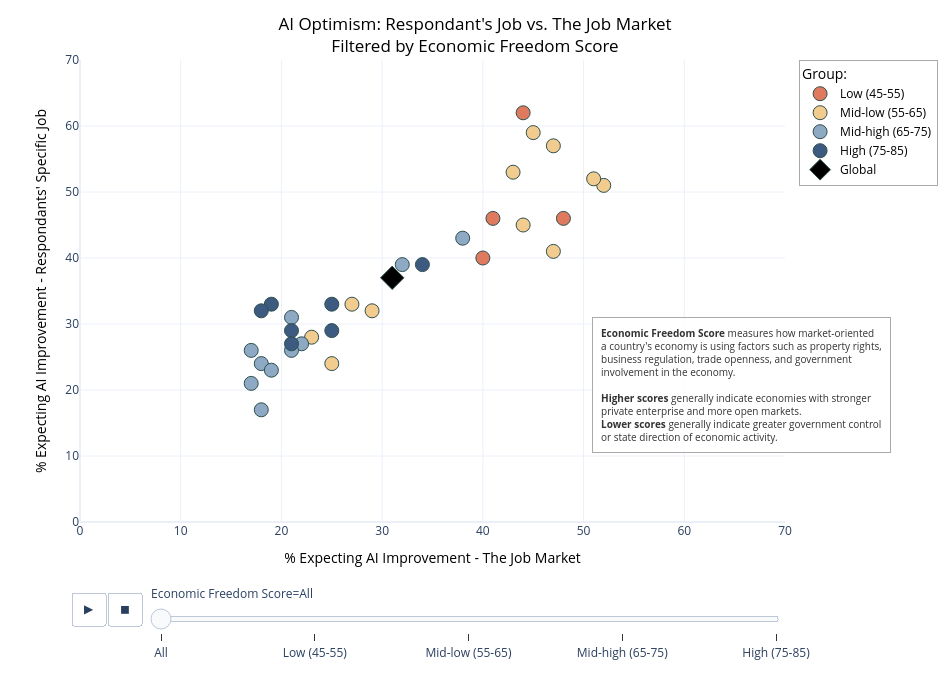

The code cell stored with this chart in its notebook:
### Code cell
# pivot table
df_plot = all_data.pivot(
    index=['Country', 'Freedom Score'],
    columns='Category',
    values='% expecting improvement'
).reset_index()

# rename to Economic Freedom Score everywhere
df_plot = df_plot.rename(columns={'Freedom Score': 'Economic Freedom Score'})
df_plot['OriginalBin'] = df_plot['Economic Freedom Score']

bin_list = ['All', 'Low (45-55)', 'Mid-low (55-65)', 'Mid-high (65-75)', 'High (75-85)']

# "All" frame
all_df = df_plot.copy()
all_df['Economic Freedom Score'] = 'All'

df_animated = pd.concat([all_df, df_plot], ignore_index=True)

# Duplicate global into every frame
global_base = df_plot[df_plot['Country'] == 'Global'].copy()
extra_globals = []
for b in bin_list:
    already_present = df_animated[
        (df_animated['Country'] == 'Global') & (df_animated['Economic Freedom Score'] == b)
    ]
    if already_present.empty:
        g = global_base.copy()
        g['Economic Freedom Score'] = b
        extra_globals.append(g)

if extra_globals:
    df_animated = pd.concat([df_animated] + extra_globals, ignore_index=True)

# color by original bin
df_animated['LegendGroup'] = df_animated.apply(
    lambda row: 'Global' if row['Country'] == 'Global' else row['OriginalBin'],
    axis=1
)

# NaN placeholders so Plotly clears missing groups per frame
all_legend_groups = ['Low (45-55)', 'Mid-low (55-65)', 'Mid-high (65-75)', 'High (75-85)', 'Global']
placeholder_rows = []
for b in bin_list:
    for lg in all_legend_groups:
        has_data = df_animated[
            (df_animated['Economic Freedom Score'] == b) &
            (df_animated['LegendGroup'] == lg)
        ]
        if has_data.empty:
            placeholder_rows.append({
                'Country': '__placeholder__',
                'Economic Freedom Score': b,
                'OriginalBin': lg,
                'LegendGroup': lg,
                'The job market': float('nan'),
                'My job': float('nan')
            })

if placeholder_rows:
    df_animated = pd.concat([df_animated, pd.DataFrame(placeholder_rows)], ignore_index=True)

# Custom group colors
color_discrete_map = {
    'Low (45-55)':      "#E07A5F",
    'Mid-low (55-65)':  "#F2CC8F",
    'Mid-high (65-75)': '#8DA9C4',
    'High (75-85)':     "#3D5A80",
    'Global':           'black'
}

# create figure
fig = px.scatter(
    df_animated,
    x='The job market',
    y='My job',
    color='LegendGroup',
    color_discrete_map=color_discrete_map,
    animation_frame='Economic Freedom Score',
    hover_name='Country',
    # Hide certain animation + legendgroup from tooltop
    hover_data={
        'Economic Freedom Score': False,
        'LegendGroup': False,
        'The job market': ':.1f',
        'My job': ':.1f'
    },
    category_orders={
        'LegendGroup': ['Low (45-55)', 'Mid-low (55-65)', 'Mid-high (65-75)', 'High (75-85)', 'Global'],
        'Economic Freedom Score': bin_list
    },
    labels={
        'The job market': '% Expecting AI Improvement - The Job Market',
        'My job': "% Expecting AI Improvement - Respondants' Specific Job",
        'LegendGroup': 'Group:'
    }
)

# formatting
fig.update_xaxes(range=[0, 70])
fig.update_yaxes(range=[0, 70])
fig.update_traces(marker=dict(size=14, line=dict(width=1, color='DarkSlateGrey')))

# Global = black diamond in base traces
fig.update_traces(
    marker=dict(size=18, color='black', symbol='diamond'),
    selector=dict(legendgroup='Global')
)

# apply diamond to every animation frame
for frame in fig.frames:
    for trace in frame.data:
        if trace.legendgroup == 'Global':
            trace.update(marker=dict(size=18, color='black', symbol='diamond'))

# informative textbox bottom right
fig.add_annotation(
    text=(
        "<b>Economic Freedom Score</b> measures how market-oriented<br>"
        "a country's economy is using factors such as property rights,<br>"
        "business regulation, trade openness, and government<br>"
        "involvement in the economy.<br><br>"
        "<b>Higher scores</b> generally indicate economies with stronger<br>"
        "private enterprise and more open markets.<br>"
        "<b>Lower scores</b> generally indicate greater government control<br>"
        "or state direction of economic activity."
    ),
    xref='paper', yref='paper',
    x=1.15, y=0.15,
    xanchor='right', yanchor='bottom',
    showarrow=False,
    font=dict(size=10, color='#333333'),
    bgcolor='rgba(255, 255, 255, 0.85)',
    bordercolor='#AAAAAA',
    borderwidth=1,
    borderpad=8,
    align='left'
)

# ensure all title colors are black
fig.update_layout(
    title=dict(
        text="AI Optimism: Respondant's Job vs. The Job Market<br>Filtered by Economic Freedom Score",
        x=0.5,
        xanchor='center',
        font=dict(color='black')     
    ),
    xaxis=dict(
        title=dict(
            text='% Expecting AI Improvement - The Job Market',
            font=dict(color='black') 
        )
    ),
    yaxis=dict(
        title=dict(
            text="% Expecting AI Improvement - Respondants' Specific Job",
            font=dict(color='black')  
        )
    ),
    legend_title='Group:',
    height=680,
    width=950,
    template='plotly_white',
    legend=dict(
        bordercolor='#AAAAAA',
        borderwidth=1,
        bgcolor='rgba(255, 255, 255, 0.85)',
        font=dict(color='black'),
        title=dict(
            text='Group:',
            font=dict(color='black')
        )
))

fig.show()

fig.write_html('Images/ai_optimism_scatterplot.html')
fig.write_image('Images/ai_optimism_scatterplot.png')

### Figure 1 — Plotly figure (JSON) as saved in the notebook; plotly's stock layout.template omitted (floating-point values rounded to 4 significant figures)
{"data": [{"customdata": [["All", "Low (45-55)"], ["All", "Low (45-55)"], ["All", "Low (45-55)"], ["All", "Low (45-55)"]], "hovertemplate": "<b>%{hovertext}</b><br><br>% Expecting AI Improvement - The Job Market=%{x:.1f}<br>% Expecting AI Improvement - Respondants' Specific Job=%{y:.1f}<extra></extra>", "hovertext": ["Argentina", "Brazil", "China", "India"], "legendgroup": "Low (45-55)", "marker": {"color": "#E07A5F", "line": {"color": "DarkSlateGrey", "width": 1}, "size": 14, "symbol": "circle"}, "mode": "markers", "name": "Low (45-55)", "orientation": "v", "showlegend": true, "type": "scatter", "x": [40.0, 41.0, 44.0, 48.0], "xaxis": "x", "y": [40.0, 46.0, 62.0, 46.0], "yaxis": "y"}, {"customdata": [["All", "Mid-low (55-65)"], ["All", "Mid-low (55-65)"], ["All", "Mid-low (55-65)"], ["All", "Mid-low (55-65)"], ["All", "Mid-low (55-65)"], ["All", "Mid-low (55-65)"], ["All", "Mid-low (55-65)"], ["All", "Mid-low (55-65)"], ["All", "Mid-low (55-65)"], ["All", "Mid-low (55-65)"], ["All", "Mid-low (55-65)"]], "hovertemplate": "<b>%{hovertext}</b><br><br>% Expecting AI Improvement - The Job Market=%{x:.1f}<br>% Expecting AI Improvement - Respondants' Specific Job=%{y:.1f}<extra></extra>", "hovertext": ["Colombia", "France", "Hungary", "Indonesia", "Italy", "Mexico", "Peru", "South Africa", "Spain", "Thailand", "Turkey"], "legendgroup": "Mid-low (55-65)", "marker": {"color": "#F2CC8F", "line": {"color": "DarkSlateGrey", "width": 1}, "size": 14, "symbol": "circle"}, "mode": "markers", "name": "Mid-low (55-65)", "orientation": "v", "showlegend": true, "type": "scatter", "x": [44.0, 27.0, 25.0, 45.0, 29.0, 52.0, 47.0, 43.0, 23.0, 51.0, 47.0], "xaxis": "x", "y": [45.0, 33.0, 24.0, 59.0, 32.0, 51.0, 57.0, 53.0, 28.0, 52.0, 41.0], "yaxis": "y"}, {"customdata": [["All", "Mid-high (65-75)"], ["All", "Mid-high (65-75)"], ["All", "Mid-high (65-75)"], ["All", "Mid-high (65-75)"], ["All", "Mid-high (65-75)"], ["All", "Mid-high (65-75)"], ["All", "Mid-high (65-75)"], ["All", "Mid-high (65-75)"], ["All", "Mid-high (65-75)"], ["All", "Mid-high (65-75)"]], "hovertemplate": "<b>%{hovertext}</b><br><br>% Expecting AI Improvement - The Job Market=%{x:.1f}<br>% Expecting AI Improvement - Respondants' Specific Job=%{y:.1f}<extra></extra>", "hovertext": ["Belgium", "Canada", "Chile", "Germany", "Japan", "Malaysia", "Poland", "South Korea", "United Kingdom", "United States"], "legendgroup": "Mid-high (65-75)", "marker": {"color": "#8DA9C4", "line": {"color": "DarkSlateGrey", "width": 1}, "size": 14, "symbol": "circle"}, "mode": "markers", "name": "Mid-high (65-75)", "orientation": "v", "showlegend": true, "type": "scatter", "x": [17.0, 18.0, 32.0, 22.0, 18.0, 38.0, 17.0, 19.0, 21.0, 21.0], "xaxis": "x", "y": [26.0, 24.0, 39.0, 27.0, 17.0, 43.0, 21.0, 23.0, 26.0, 31.0], "yaxis": "y"}, {"customdata": [["All", "High (75-85)"], ["All", "High (75-85)"], ["All", "High (75-85)"], ["All", "High (75-85)"], ["All", "High (75-85)"], ["All", "High (75-85)"], ["All", "High (75-85)"]], "hovertemplate": "<b>%{hovertext}</b><br><br>% Expecting AI Improvement - The Job Market=%{x:.1f}<br>% Expecting AI Improvement - Respondants' Specific Job=%{y:.1f}<extra></extra>", "hovertext": ["Australia", "Ireland", "Netherlands", "New Zealand", "Singapore", "Sweden", "Switzerland"], "legendgroup": "High (75-85)", "marker": {"color": "#3D5A80", "line": {"color": "DarkSlateGrey", "width": 1}, "size": 14, "symbol": "circle"}, "mode": "markers", "name": "High (75-85)", "orientation": "v", "showlegend": true, "type": "scatter", "x": [21.0, 25.0, 21.0, 19.0, 34.0, 18.0, 25.0], "xaxis": "x", "y": [29.0, 33.0, 27.0, 33.0, 39.0, 32.0, 29.0], "yaxis": "y"}, {"customdata": [["All", "Global"]], "hovertemplate": "<b>%{hovertext}</b><br><br>% Expecting AI Improvement - The Job Market=%{x:.1f}<br>% Expecting AI Improvement - Respondants' Specific Job=%{y:.1f}<extra></extra>", "hovertext": ["Global"], "legendgroup": "Global", "marker": {"color": "black", "line": {"color": "DarkSlateGrey", "width": 1}, "size": 18, "symbol": "diamond"}, "mode": "markers", "name": "Global", "orientation": "v", "showlegend": true, "type": "scatter", "x": [31.0], "xaxis": "x", "y": [37.0], "yaxis": "y"}], "layout": {"annotations": [{"align": "left", "bgcolor": "rgba(255, 255, 255, 0.85)", "bordercolor": "#AAAAAA", "borderpad": 8, "borderwidth": 1, "font": {"color": "#333333", "size": 10}, "showarrow": false, "text": "<b>Economic Freedom Score</b> measures how market-oriented<br>a country's economy is using factors such as property rights,<br>business regulation, trade openness, and government<br>involvement in the economy.<br><br><b>Higher scores</b> generally indicate economies with stronger<br>private enterprise and more open markets.<br><b>Lower scores</b> generally indicate greater government control<br>or state direction of economic activity.", "x": 1.15, "xanchor": "right", "xref": "paper", "y": 0.15, "yanchor": "bottom", "yref": "paper"}], "height": 680, "legend": {"bgcolor": "rgba(255, 255, 255, 0.85)", "bordercolor": "#AAAAAA", "borderwidth": 1, "font": {"color": "black"}, "title": {"font": {"color": "black"}, "text": "Group:"}, "tracegroupgap": 0}, "margin": {"t": 60}, "sliders": [{"active": 0, "currentvalue": {"prefix": "Economic Freedom Score="}, "len": 0.9, "pad": {"b": 10, "t": 60}, "steps": [{"args": [["All"], {"frame": {"duration": 0, "redraw": false}, "fromcurrent": true, "mode": "immediate", "transition": {"duration": 0, "easing": "linear"}}], "label": "All", "method": "animate"}, {"args": [["Low (45-55)"], {"frame": {"duration": 0, "redraw": false}, "fromcurrent": true, "mode": "immediate", "transition": {"duration": 0, "easing": "linear"}}], "label": "Low (45-55)", "method": "animate"}, {"args": [["Mid-low (55-65)"], {"frame": {"duration": 0, "redraw": false}, "fromcurrent": true, "mode": "immediate", "transition": {"duration": 0, "easing": "linear"}}], "label": "Mid-low (55-65)", "method": "animate"}, {"args": [["Mid-high (65-75)"], {"frame": {"duration": 0, "redraw": false}, "fromcurrent": true, "mode": "immediate", "transition": {"duration": 0, "easing": "linear"}}], "label": "Mid-high (65-75)", "method": "animate"}, {"args": [["High (75-85)"], {"frame": {"duration": 0, "redraw": false}, "fromcurrent": true, "mode": "immediate", "transition": {"duration": 0, "easing": "linear"}}], "label": "High (75-85)", "method": "animate"}], "x": 0.1, "xanchor": "left", "y": 0, "yanchor": "top"}], "title": {"font": {"color": "black"}, "text": "AI Optimism: Respondant's Job vs. The Job Market<br>Filtered by Economic Freedom Score", "x": 0.5, "xanchor": "center"}, "updatemenus": [{"buttons": [{"args": [null, {"frame": {"duration": 500, "redraw": false}, "fromcurrent": true, "mode": "immediate", "transition": {"duration": 500, "easing": "linear"}}], "label": "&#9654;", "method": "animate"}, {"args": [[null], {"frame": {"duration": 0, "redraw": false}, "fromcurrent": true, "mode": "immediate", "transition": {"duration": 0, "easing": "linear"}}], "label": "&#9724;", "method": "animate"}], "direction": "left", "pad": {"r": 10, "t": 70}, "showactive": false, "type": "buttons", "x": 0.1, "xanchor": "right", "y": 0, "yanchor": "top"}], "width": 950, "xaxis": {"anchor": "y", "domain": [0, 1], "range": [0, 70], "title": {"font": {"color": "black"}, "text": "% Expecting AI Improvement - The Job Market"}}, "yaxis": {"anchor": "x", "domain": [0, 1], "range": [0, 70], "title": {"font": {"color": "black"}, "text": "% Expecting AI Improvement - Respondants' Specific Job"}}}}
